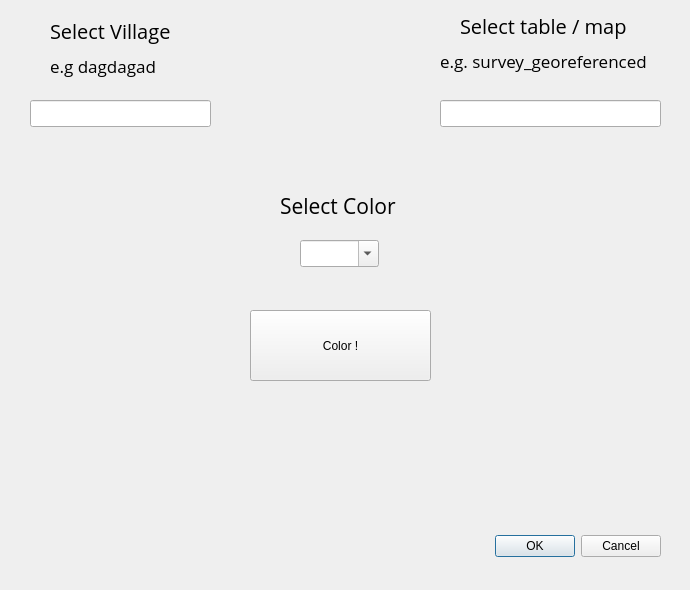
<?xml version="1.0" encoding="UTF-8"?>
<ui version="4.0">
 <class>test1DialogBase</class>
 <widget class="QDialog" name="test1DialogBase">
  <property name="geometry">
   <rect>
    <x>0</x>
    <y>0</y>
    <width>690</width>
    <height>590</height>
   </rect>
  </property>
  <property name="windowTitle">
   <string>test1</string>
  </property>
  <widget class="QDialogButtonBox" name="button_box">
   <property name="geometry">
    <rect>
     <x>320</x>
     <y>530</y>
     <width>341</width>
     <height>32</height>
    </rect>
   </property>
   <property name="orientation">
    <enum>Qt::Horizontal</enum>
   </property>
   <property name="standardButtons">
    <set>QDialogButtonBox::Cancel|QDialogButtonBox::Ok</set>
   </property>
  </widget>
  <widget class="QPushButton" name="pbColor">
   <property name="geometry">
    <rect>
     <x>250</x>
     <y>310</y>
     <width>181</width>
     <height>71</height>
    </rect>
   </property>
   <property name="text">
    <string>Color !</string>
   </property>
  </widget>
  <widget class="QComboBox" name="comboBox">
   <property name="geometry">
    <rect>
     <x>300</x>
     <y>240</y>
     <width>79</width>
     <height>27</height>
    </rect>
   </property>
   <property name="editable">
    <bool>true</bool>
   </property>
   <property name="currentText">
    <string/>
   </property>
   <property name="currentIndex">
    <number>-1</number>
   </property>
   <property name="maxVisibleItems">
    <number>4</number>
   </property>
  </widget>
  <widget class="QLabel" name="label_village">
   <property name="geometry">
    <rect>
     <x>50</x>
     <y>10</y>
     <width>131</width>
     <height>41</height>
    </rect>
   </property>
   <property name="font">
    <font>
     <family>Open Sans</family>
     <pointsize>15</pointsize>
    </font>
   </property>
   <property name="mouseTracking">
    <bool>false</bool>
   </property>
   <property name="text">
    <string>Select Village</string>
   </property>
  </widget>
  <widget class="QLabel" name="label">
   <property name="geometry">
    <rect>
     <x>280</x>
     <y>190</y>
     <width>131</width>
     <height>31</height>
    </rect>
   </property>
   <property name="font">
    <font>
     <family>Open Sans</family>
     <pointsize>16</pointsize>
    </font>
   </property>
   <property name="text">
    <string>Select Color</string>
   </property>
  </widget>
  <widget class="QLabel" name="label_2">
   <property name="geometry">
    <rect>
     <x>460</x>
     <y>10</y>
     <width>221</width>
     <height>31</height>
    </rect>
   </property>
   <property name="font">
    <font>
     <family>Open Sans</family>
     <pointsize>15</pointsize>
    </font>
   </property>
   <property name="text">
    <string>Select table / map</string>
   </property>
  </widget>
  <widget class="QLineEdit" name="village_in">
   <property name="geometry">
    <rect>
     <x>30</x>
     <y>100</y>
     <width>181</width>
     <height>27</height>
    </rect>
   </property>
  </widget>
  <widget class="QLabel" name="label_3">
   <property name="geometry">
    <rect>
     <x>50</x>
     <y>50</y>
     <width>141</width>
     <height>31</height>
    </rect>
   </property>
   <property name="font">
    <font>
     <family>Open Sans</family>
     <pointsize>13</pointsize>
    </font>
   </property>
   <property name="text">
    <string>e.g dagdagad</string>
   </property>
  </widget>
  <widget class="QLabel" name="label_4">
   <property name="geometry">
    <rect>
     <x>440</x>
     <y>40</y>
     <width>241</width>
     <height>41</height>
    </rect>
   </property>
   <property name="font">
    <font>
     <family>Open Sans</family>
     <pointsize>13</pointsize>
    </font>
   </property>
   <property name="text">
    <string>e.g. survey_georeferenced</string>
   </property>
  </widget>
  <widget class="QLineEdit" name="map_in">
   <property name="geometry">
    <rect>
     <x>440</x>
     <y>100</y>
     <width>221</width>
     <height>27</height>
    </rect>
   </property>
  </widget>
 </widget>
 <resources/>
 <connections>
  <connection>
   <sender>button_box</sender>
   <signal>accepted()</signal>
   <receiver>test1DialogBase</receiver>
   <slot>accept()</slot>
   <hints>
    <hint type="sourcelabel">
     <x>20</x>
     <y>20</y>
    </hint>
    <hint type="destinationlabel">
     <x>20</x>
     <y>20</y>
    </hint>
   </hints>
  </connection>
  <connection>
   <sender>button_box</sender>
   <signal>rejected()</signal>
   <receiver>test1DialogBase</receiver>
   <slot>reject()</slot>
   <hints>
    <hint type="sourcelabel">
     <x>20</x>
     <y>20</y>
    </hint>
    <hint type="destinationlabel">
     <x>20</x>
     <y>20</y>
    </hint>
   </hints>
  </connection>
 </connections>
</ui>
